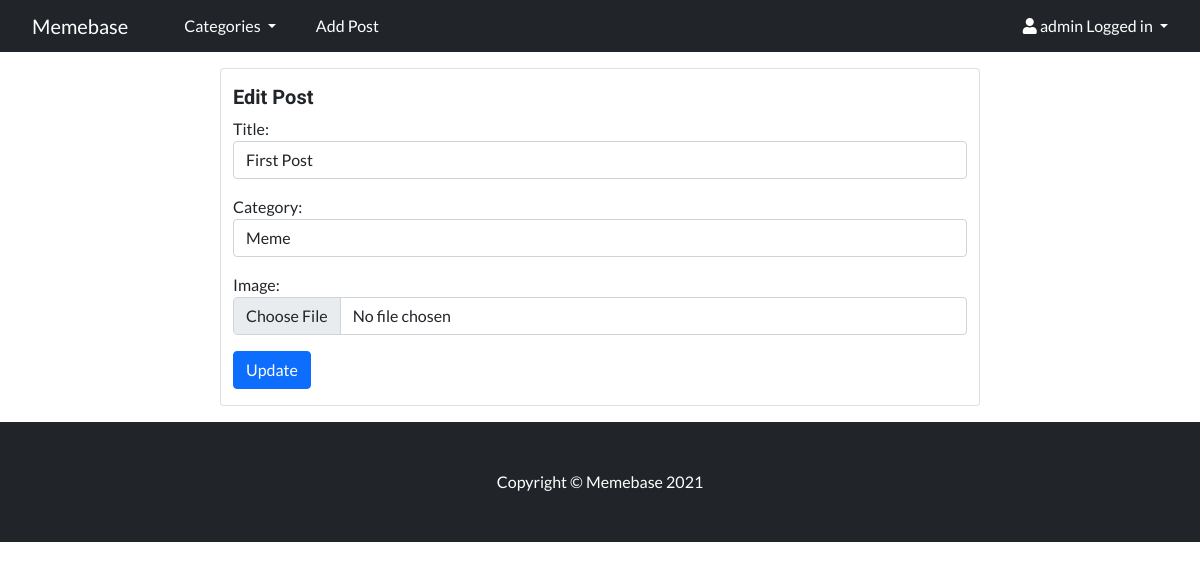
Page /post/edit/1 (signed in) on the earlier database version.
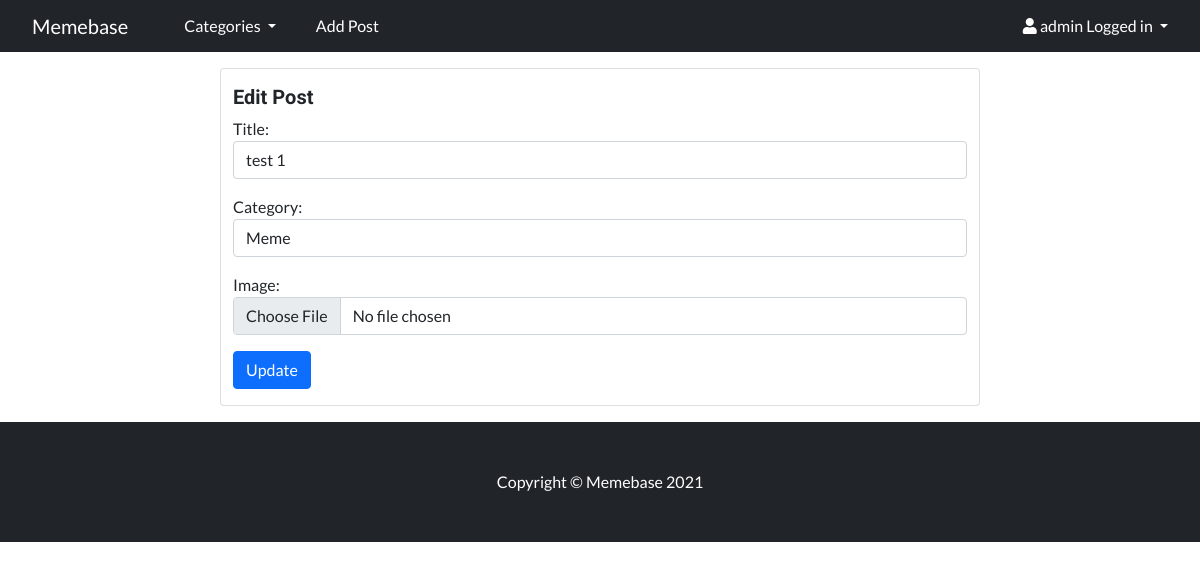
Same page on the later database version.
### memeblog/models.py (models this page shows, shortened)
class Post(models.Model):
    title = models.CharField(max_length=200, unique=True)
    slug = models.SlugField(max_length=200, unique=True)
    category = models.CharField(max_length=200)
    author = models.ForeignKey(User, on_delete=models.CASCADE, related_name="blog_posts")
    posted_on = models.DateTimeField(auto_now=True)
    content_image = CloudinaryField('image')
    likes = models.ManyToManyField(User, related_name='post_likes', blank=True)
    class Meta:
        ordering = ['-posted_on']

### memeblog/views.py (the view, shortened to what this page needs)
# urls.py: path('post/edit/<int:pk>', EditPostView.as_view(), name='edit_post'),
class EditPostView(UpdateView):
    model = Post
    form_class = EditPostForm
    template_name = 'edit_post.html'

### memeblog/forms.py
class EditPostForm(forms.ModelForm):
    class Meta:
        model = Post
        fields = ('title', 'category', 'content_image')
        widgets = {
            'title': forms.TextInput(attrs={'class': 'form-control'}),
            'category': forms.Select(choices=categories_list, attrs={'class': 'form-control'}),
            'content_image': forms.FileInput(attrs={'class': 'form-control'}),
        }

### memeblog/views.py (called while the page is built)
def category_list(request):
    category_list = Category.objects.all()
    context = {
        'category_list': category_list
    }
    return context

### templates/edit_post.html (shortened to what this page needs)
{% extends "base.html" %}
{% block content %}
{% load cloudinary %}
<div class="container">
    <div class="row">
        {% if user.is_authenticated %}
            {% if user.id == post.author.id %}
                <div class="col-md-8 mt-3 mb-3 offset-md-2 card">
                    <form method="POST" enctype="multipart/form-data">
                        <h5 class="mt-3">Edit Post</h5>
                        {{ form.as_p }}
                        <input class="btn btn-primary mb-3" type="submit" value="Update">
                    </form>
                </div>
            {% else %}
                <h2>Sorry you cannot Edit this post</h2>
            {% endif %}
        {% else %}
            <h2>Sorry you need to be logged in to Edit this post</h2>
        {% endif %}
    </div>
</div>
{% endblock %}

Differences in the rows shown:
changed Post "Meme": title "First Post" → "test 1"
